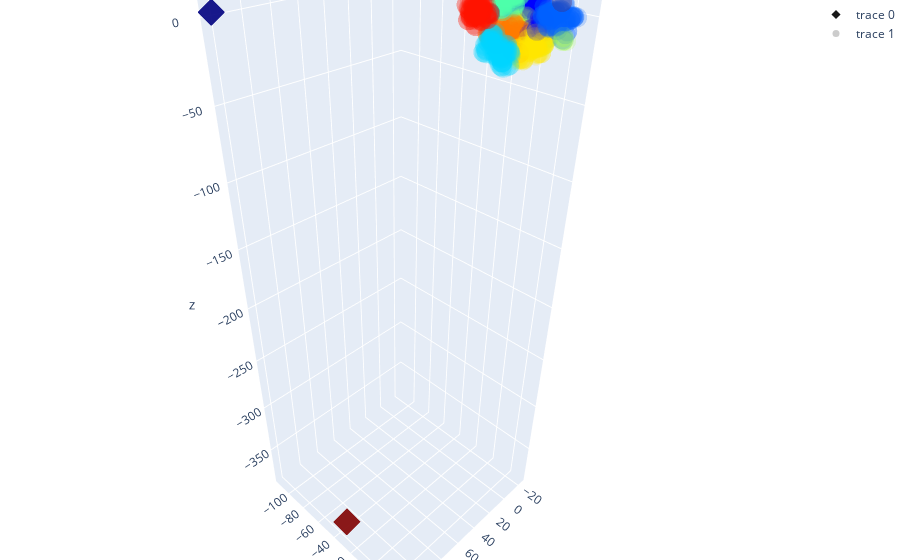

Notebook code for this chart:
### Markdown cell above
## t-SNE of centroids of clusters and actual routes

### Code cell
# Create a trace for each type (centroids data)
traceCentroids = go.Scatter3d(
    x=vectorsTSNE_centroids[typesCentroidAndActual==0,0],
    y=vectorsTSNE_centroids[typesCentroidAndActual==0,1],
    z=vectorsTSNE_centroids[typesCentroidAndActual==0,2],
    mode='markers',
    marker=dict(
        size=7,
        color=colors,                # set color to an array/list of desired values
        opacity=0.9,
        symbol='diamond'
    )
)

# Create a trace for each type (actual data)
traceActual = go.Scatter3d(
    x=vectorsTSNE_centroids[typesCentroidAndActual==1,0],
    y=vectorsTSNE_centroids[typesCentroidAndActual==1,1],
    z=vectorsTSNE_centroids[typesCentroidAndActual==1,2],
    mode='markers',
    marker=dict(
        size=7,
        color=marker_colors,                # set color to an array/list of desired values
        opacity=0.2,
        symbol='circle'
    )
)


# Plot
data = [traceCentroids, traceActual]

layout = go.Layout(
    margin=dict(
        l=0,
        r=0,
        b=0,
        t=0
    )
)

fig = go.Figure(data=data, layout=layout)
fig.show()

### Figure 1 — Plotly figure (JSON) as saved in the notebook; plotly's stock layout.template omitted (floating-point values rounded to 4 significant figures; data arrays with more than 128 entries replaced by an {"elided": "..."} marker saying what was removed)
{"data": [{"marker": {"color": [[0, 0, 0.5, 1], [0, 0, 0.9991, 1], [0, 0.3784, 1, 1], [0, 0.8333, 1, 1], [0.3004, 1, 0.6673, 1], [0.6673, 1, 0.3004, 1], [1, 0.9012, 0, 1], [1, 0.48, 0, 1], [0.9991, 0.07335, 0, 1], [0.5, 0, 0, 1]], "opacity": 0.9, "size": 7, "symbol": "diamond"}, "mode": "markers", "type": "scatter3d", "x": [122.1, -14.98, -0.9318, 10.95, 12.92, 13.43, -14.93, -5.066, 16.34, 115.2], "y": [-113.9, -2.371, 22.2, -1.468, 0.6777, 14.29, 2.609, -12.14, -15.88, -36.92], "z": [2.892, 0.7662, 2.9, -18.73, 12.25, -2.85, -18.84, -13.83, 0.8573, -378.3]}, {"marker": {"color": {"elided": "1000x4 float values"}, "opacity": 0.2, "size": 7, "symbol": "circle"}, "mode": "markers", "type": "scatter3d", "x": {"elided": "1000 float values"}, "y": {"elided": "1000 float values"}, "z": {"elided": "1000 float values"}}], "layout": {"margin": {"b": 0, "l": 0, "r": 0, "t": 0}}}
